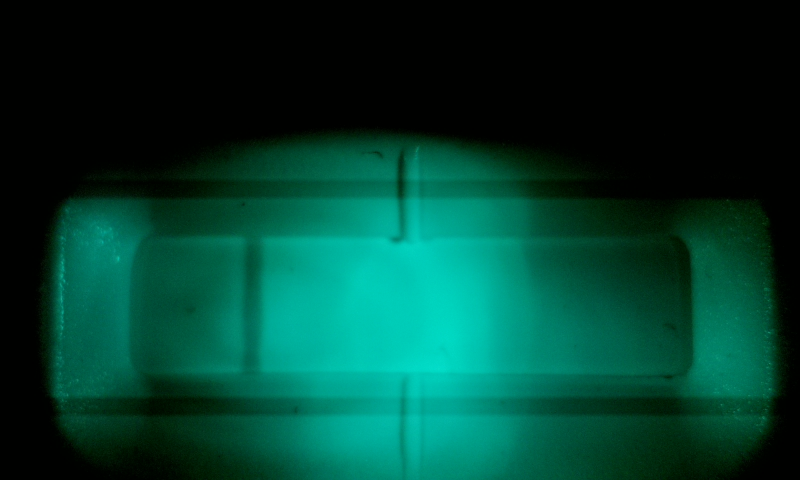
#> input picture engine/whole.jpg, 800 x 480 px
$ python stripRead.py
#> lines starting #> are read from the running program, lines starting #| are printed output that depends on the picture

import cv2
import numpy as np
import peakutils
import matplotlib
import sys
#matplotlib.use('Agg')
import matplotlib.pyplot as plt
#plt.switch_backend('agg')
from scipy.signal import find_peaks_cwt

im = cv2.imread("whole.jpg",0)
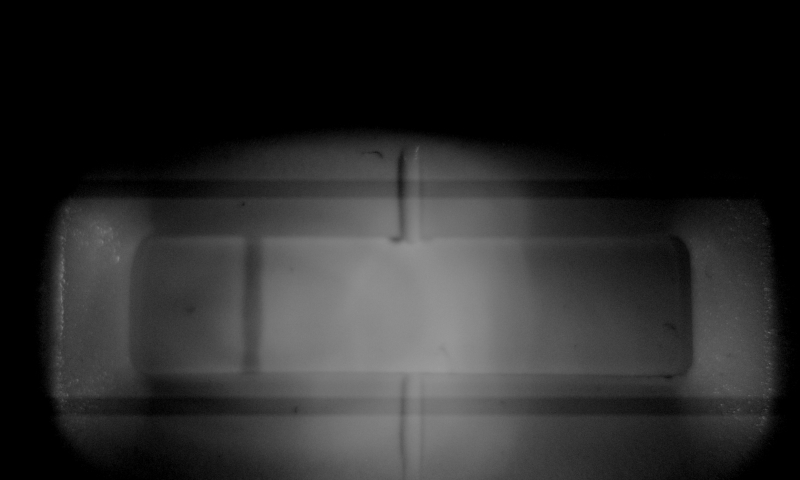
#> im: shape (480, 800); min 0, max 156, mean 41.1

#im = im[:,:,2]

temp = np.rot90(im)
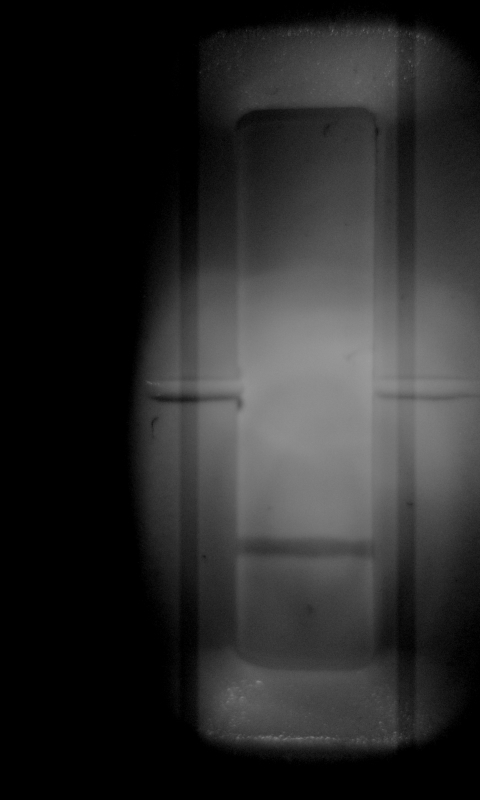
#> temp: shape (800, 480); min 0, max 156, mean 41.1
rot = np.rot90(temp)
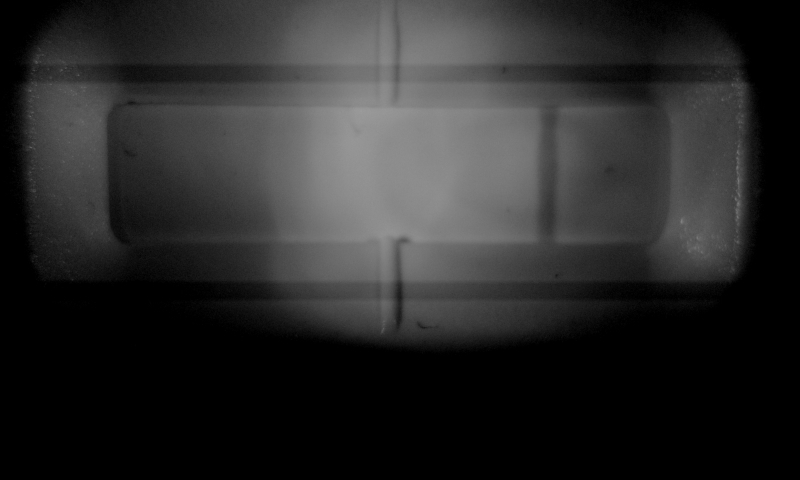
#> rot: shape (480, 800); min 0, max 156, mean 41.1

clipped =rot[110:240, 115:660]
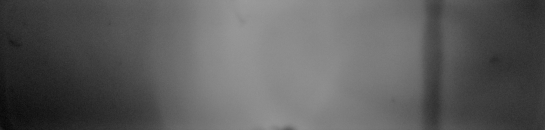
#> clipped: shape (130, 545); min 7, max 156, mean 92.7

#equal = cv2.equalizeHist(clipped)

avg = -clipped.mean(axis=0)
#> avg = 545 values, max -29.46 at index 0, min -144.2 at index 251, mean -92.7
avg = avg+200
#> avg = 545 values, max 170.5 at index 0, min 55.76 at index 251, mean 107.3
#> (the run stopped early here; a loop or call above may not have finished)

$ run again, with engine/roi.jpg copied over engine/whole.jpg
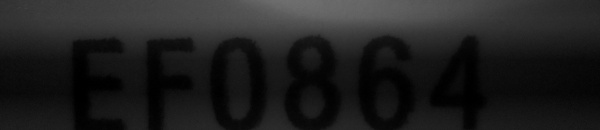
#> input picture engine/roi.jpg, 600 x 130 px
#> im is the input picture: shape (130, 600); min 0, max 112, mean 31.3
#> `rot = np.rot90(temp)`:
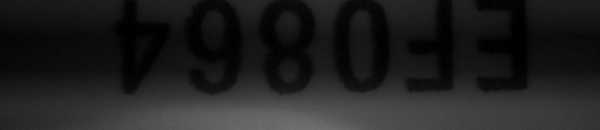
#> rot: shape (130, 600); min 0, max 112, mean 31.3
#> `clipped =rot[110:240, 115:660]`:
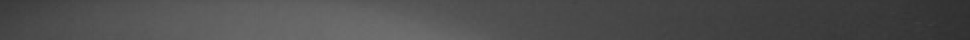
#> clipped: shape (20, 485) (shown 2 times larger); min 47, max 112, mean 78.2
#> `avg = -clipped.mean(axis=0)`: avg = 485 values, max -49.6 at index 484, min -103.7 at index 171, mean -78.23
#> `avg = avg+200`: avg = 485 values, max 150.4 at index 484, min 96.35 at index 171, mean 121.8
